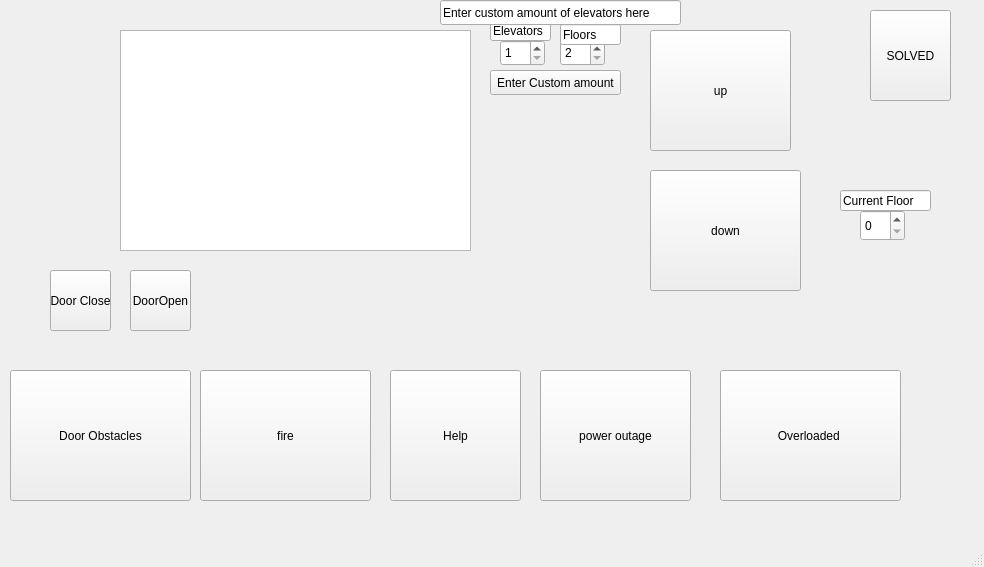
<?xml version="1.0" encoding="UTF-8"?>
<ui version="4.0">
 <class>MainWindow</class>
 <widget class="QMainWindow" name="MainWindow">
  <property name="geometry">
   <rect>
    <x>0</x>
    <y>0</y>
    <width>984</width>
    <height>567</height>
   </rect>
  </property>
  <property name="windowTitle">
   <string>MainWindow</string>
  </property>
  <widget class="QWidget" name="centralwidget">
   <widget class="QPushButton" name="up">
    <property name="geometry">
     <rect>
      <x>650</x>
      <y>30</y>
      <width>141</width>
      <height>121</height>
     </rect>
    </property>
    <property name="text">
     <string>up</string>
    </property>
   </widget>
   <widget class="QPushButton" name="Down">
    <property name="geometry">
     <rect>
      <x>650</x>
      <y>170</y>
      <width>151</width>
      <height>121</height>
     </rect>
    </property>
    <property name="text">
     <string>down</string>
    </property>
   </widget>
   <widget class="QPushButton" name="Door_OBS">
    <property name="geometry">
     <rect>
      <x>10</x>
      <y>370</y>
      <width>181</width>
      <height>131</height>
     </rect>
    </property>
    <property name="text">
     <string>Door Obstacles</string>
    </property>
   </widget>
   <widget class="QPushButton" name="fire">
    <property name="geometry">
     <rect>
      <x>200</x>
      <y>370</y>
      <width>171</width>
      <height>131</height>
     </rect>
    </property>
    <property name="text">
     <string>fire</string>
    </property>
   </widget>
   <widget class="QPushButton" name="help">
    <property name="geometry">
     <rect>
      <x>390</x>
      <y>370</y>
      <width>131</width>
      <height>131</height>
     </rect>
    </property>
    <property name="text">
     <string>Help</string>
    </property>
   </widget>
   <widget class="QPushButton" name="power_outage">
    <property name="geometry">
     <rect>
      <x>540</x>
      <y>370</y>
      <width>151</width>
      <height>131</height>
     </rect>
    </property>
    <property name="text">
     <string>power outage</string>
    </property>
   </widget>
   <widget class="QPushButton" name="overload">
    <property name="geometry">
     <rect>
      <x>720</x>
      <y>370</y>
      <width>181</width>
      <height>131</height>
     </rect>
    </property>
    <property name="text">
     <string>Overloaded </string>
    </property>
   </widget>
   <widget class="QSpinBox" name="floor_lvl">
    <property name="geometry">
     <rect>
      <x>860</x>
      <y>210</y>
      <width>45</width>
      <height>31</height>
     </rect>
    </property>
   </widget>
   <widget class="QTextEdit" name="Output">
    <property name="geometry">
     <rect>
      <x>120</x>
      <y>30</y>
      <width>351</width>
      <height>221</height>
     </rect>
    </property>
   </widget>
   <widget class="QPushButton" name="Solved">
    <property name="geometry">
     <rect>
      <x>870</x>
      <y>10</y>
      <width>81</width>
      <height>91</height>
     </rect>
    </property>
    <property name="text">
     <string>SOLVED</string>
    </property>
   </widget>
   <widget class="QLineEdit" name="lineEdit">
    <property name="geometry">
     <rect>
      <x>840</x>
      <y>190</y>
      <width>91</width>
      <height>21</height>
     </rect>
    </property>
    <property name="text">
     <string>Current Floor</string>
    </property>
   </widget>
   <widget class="QSpinBox" name="Total_Elevators">
    <property name="geometry">
     <rect>
      <x>500</x>
      <y>40</y>
      <width>45</width>
      <height>26</height>
     </rect>
    </property>
    <property name="minimum">
     <number>1</number>
    </property>
   </widget>
   <widget class="QSpinBox" name="Total_floors">
    <property name="geometry">
     <rect>
      <x>560</x>
      <y>40</y>
      <width>45</width>
      <height>26</height>
     </rect>
    </property>
    <property name="minimum">
     <number>2</number>
    </property>
   </widget>
   <widget class="QLineEdit" name="lineEdit_2">
    <property name="geometry">
     <rect>
      <x>490</x>
      <y>20</y>
      <width>61</width>
      <height>21</height>
     </rect>
    </property>
    <property name="text">
     <string>Elevators</string>
    </property>
   </widget>
   <widget class="QLineEdit" name="lineEdit_3">
    <property name="geometry">
     <rect>
      <x>560</x>
      <y>24</y>
      <width>61</width>
      <height>21</height>
     </rect>
    </property>
    <property name="text">
     <string>Floors </string>
    </property>
   </widget>
   <widget class="QPushButton" name="Custom">
    <property name="geometry">
     <rect>
      <x>490</x>
      <y>70</y>
      <width>131</width>
      <height>25</height>
     </rect>
    </property>
    <property name="text">
     <string>Enter Custom amount</string>
    </property>
   </widget>
   <widget class="QLineEdit" name="lineEdit_4">
    <property name="geometry">
     <rect>
      <x>440</x>
      <y>0</y>
      <width>241</width>
      <height>25</height>
     </rect>
    </property>
    <property name="text">
     <string>Enter custom amount of elevators here</string>
    </property>
   </widget>
   <widget class="QPushButton" name="DoorClose">
    <property name="geometry">
     <rect>
      <x>50</x>
      <y>270</y>
      <width>61</width>
      <height>61</height>
     </rect>
    </property>
    <property name="text">
     <string>Door Close</string>
    </property>
   </widget>
   <widget class="QPushButton" name="DoorOpen">
    <property name="geometry">
     <rect>
      <x>130</x>
      <y>270</y>
      <width>61</width>
      <height>61</height>
     </rect>
    </property>
    <property name="text">
     <string>DoorOpen</string>
    </property>
   </widget>
  </widget>
  <widget class="QMenuBar" name="menubar">
   <property name="geometry">
    <rect>
     <x>0</x>
     <y>0</y>
     <width>984</width>
     <height>22</height>
    </rect>
   </property>
  </widget>
  <widget class="QStatusBar" name="statusbar"/>
 </widget>
 <resources/>
 <connections/>
</ui>
